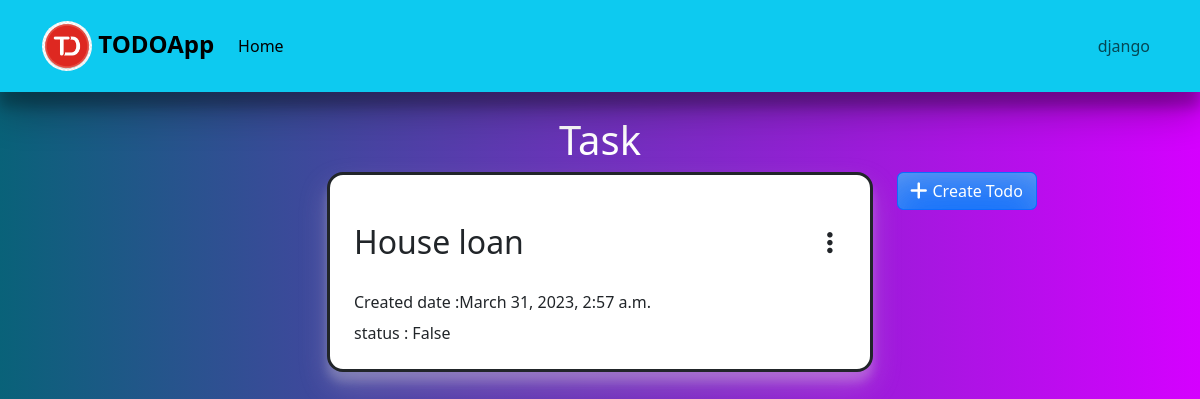
/todo/4/ (signed in), run on the app's committed database.
### todo/models.py (models this page shows, shortened)
class Tasks(models.Model):
    task_name=models.CharField(max_length=300)
    user=models.ForeignKey(User,on_delete=models.CASCADE)
    status=models.BooleanField(default=False)
    created_date=models.DateTimeField(auto_now_add=True)

### todo/views.py (the view)
# urls.py: path('todo/<int:pk>/',views.TodoDetailView.as_view(),name='detail'),
@method_decorator(decks,name='dispatch')
class TodoDetailView(DetailView):
    template_name='todo-detail.html'
    model=Tasks
    context_object_name="task"

### todo/views.py (called while the page is built)
def sign_required(fn):
    def wrapper(request,*args, **kwargs):
        if not request.user.is_authenticated:
            messages.error(request,"please login ")
            return redirect('login')
        return fn(request,*args,**kwargs)
    return wrapper

### todo/templates/todo-detail.html (shortened to what this page needs)
{% extends 'base.html' %}
{% load static %}
{% block content %}
{% include "navbar.html" %}
<div class="container ">
    <h1 class="text-center text-white mt-4">Task</h1>
    <div class="row">
        <div class="col-3"></div>
        <div class="col-6">
            <div class="bg-white p-4 border border-3 rounded-4 border-dark" style="box-shadow: rgba(214, 208, 208, 0.25) 0px 14px 28px, rgba(239, 233, 233, 0.22) 0px 10px 10px;">
               <div class="d-flex justify-content-between my-4">
                <div> <h2>{{task.task_name}}</h2></div>
                <div>
                    <div class="dropdown">
                        <button class="btn dropdown-toggle " type="button" data-bs-toggle="dropdown" aria-expanded="false">
                            <i class="fa-solid fa-ellipsis-vertical"></i>
                        </button>
                    </div>
                </div>
               </div>
                <h6><span>Created date :</span>{{task.created_date}}</h6>
                <span>status : {{task.status}}</span>
            </div>
        </div>
        <div class="col-3">
            <a class="addtodo btn text-white btn-primary d-flex align-items-center" href="{%url 'add-todo'%}"><i class="fa-solid fa-plus"></i><span>Create Todo</span>
            </a>
        </div>
    </div>
</div>
{% endblock content %}

### todo/templates/navbar.html (shortened to what this page needs)
{% load static %}
<nav class="navbar navbar-expand-lg bg-info p-3 " style="box-shadow: rgba(0, 0, 0, 0.3) 0px 19px 38px, rgba(0, 0, 0, 0.22) 0px 15px 12px;">
    <div class="container d-flex">
      <div class="d-flex">
        <a class="navbar-brand fs-4 fw-bolder" href="{%url 'home'%}">
          <img style="border-radius: 50%; width: 50px; height: 50px;" src="{%static 'images/todo-logo.png'%}" alt="img">
          TODOApp</a>
      <div class="collapse navbar-collapse" id="navbarNavDropdown">
        <ul class="navbar-nav">
          <li class="nav-item">
            <a class="nav-link active" aria-current="page" href="{%url 'all-todo'%}">Home</a>
          </li>
        </ul>
      </div>
      </div>
      <div>
        <ul class="navbar-nav">
          {% if request.user.is_authenticated %}
          <li class="nav-item dropdown">
              <a class="nav-link dropdown-toggle" href="#" role="button" data-bs-toggle="dropdown" aria-expanded="false">
                {{request.user}}
              </a>
            </li>
          {% endif %}
          </ul>
        </div>
      </div>
  </nav>

### todo/static/css/style.css (style rules this page uses)
.fa-solid { font-size: 25px; }
.dropdown-toggle::after { content: none; }
.addtodo { width: 140px; box-shadow: rgba(206, 206, 220, 0.25) 0px 30px 60px -12px inset, rgba(242, 237, 237, 0.3) 0px 18px 36px -18px inset; }
.fa-plus { font-size: 20px; margin-right: 5px; }

### data on the page
Tasks: task_name "House loan", created_date "March 31, 2023, 2:57 a.m.", status "False"

### other printed values
{{ request.user }} "django"
